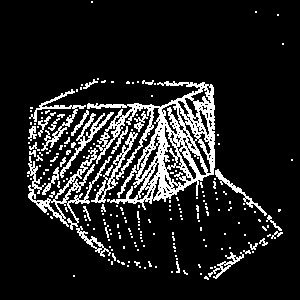
#> input picture sketch_tracker_backend/debug_ready_ref.png, 300 x 300 px
$ python -i sketch_scorer.py   (imports and definitions only)
#> lines starting #> are read from the running program, lines starting #| are printed output that depends on the picture; after the words box and inside, x2 and y2 are one past the last pixel; in counts of white or black regions, pixels touching at a corner belong together
#> `picture = cv2.imread('../debug_ready_ref.png', cv2.IMREAD_GRAYSCALE)`: picture: shape (300, 300); 12.7% white in thin lines or dots, all inside (x1, y1, x2, y2) = (27, 1, 293, 280)
import sys
import cv2
import numpy as np

# --- CONFIGURATION ---
DEBUG = True
SIZE = 300
TOLERANCE_RADIUS = 8

def log(msg):
    sys.stderr.write(f"[Python] {msg}\n")

# [21 lines left out: functions save_debug, robust_binarize, not called in this run]

def crop_and_resize(binary_img):
    coords = cv2.findNonZero(binary_img)
#> coords = contour of 11429 points, box (x1, y1, x2, y2) (27, 1, 293, 280), area 4980
    if coords is None: return None
    x, y, w, h = cv2.boundingRect(coords)
#> x = 27; y = 1; w = 266; h = 279
    if w < 10 or h < 10: return None
    crop = binary_img[y:y+h, x:x+w]
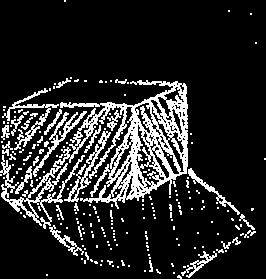
#> crop: shape (279, 266); 15.4% white in thin lines or dots
    resized = cv2.resize(crop, (SIZE, SIZE), interpolation=cv2.INTER_AREA)
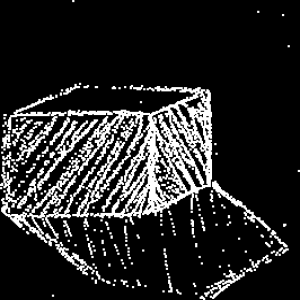
#> resized: shape (300, 300); min 0, max 255, mean 39.3
    _, resized_binary = cv2.threshold(resized, 127, 255, cv2.THRESH_BINARY)
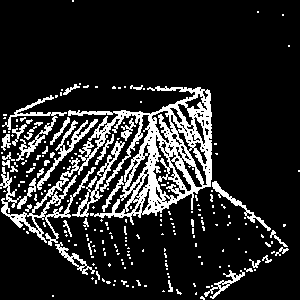
#> resized_binary: shape (300, 300); 15.2% white; 214 white regions (175 under 20 px), largest, box (x1, y1, x2, y2) and area: (0, 86, 212, 246) 8161, (2, 95, 67, 161) 670, (72, 141, 125, 217) 587
    kernel = np.ones((2,2), np.uint8)
    final = cv2.dilate(resized_binary, kernel, iterations=1)
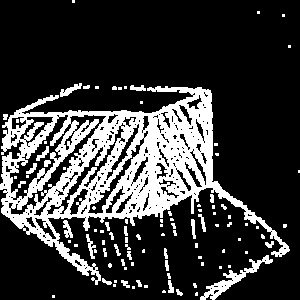
#> final: shape (300, 300); 22.5% white; 98 white regions (65 under 20 px), largest, box (x1, y1, x2, y2) and area: (0, 86, 290, 285) 17483, (200, 255, 273, 300) 649, (60, 83, 82, 97) 126
    return final

# [90 lines left out: function main, not called in this run]

# [2 lines not run here, left out]

>>> import cv2
>>> picture = cv2.imread('../debug_ready_ref.png', cv2.IMREAD_GRAYSCALE)
>>> result = crop_and_resize(picture)

$ run again, on sketch_tracker_backend/debug_norm_ref.png
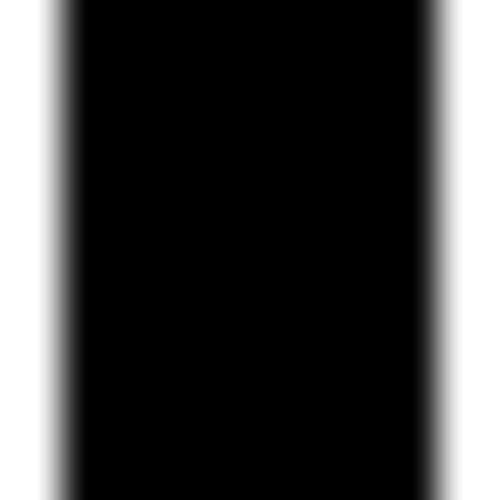
#> input picture sketch_tracker_backend/debug_norm_ref.png, 500 x 500 px
#> picture is the input picture: shape (500, 500); min 0, max 255, mean 63.2
#> coords = contour of 88000 points, box (x1, y1, x2, y2) (0, 0, 500, 500), area 0
#> x = 0; w = 500
#> in crop_and_resize, `_, resized_binary = cv2.threshold(resized, 127, 255, cv2.THRESH_BINARY)`:
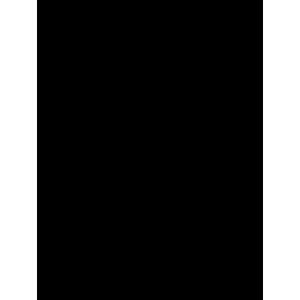
#> resized_binary: shape (300, 300); 24.7% white; 2 white regions, box (x1, y1, x2, y2) and area: (0, 0, 37, 300) 11100, (263, 0, 300, 300) 11100
#> final: shape (300, 300); 25% white; 2 white regions, box (x1, y1, x2, y2) and area: (0, 0, 38, 300) 11400, (263, 0, 300, 300) 11100
